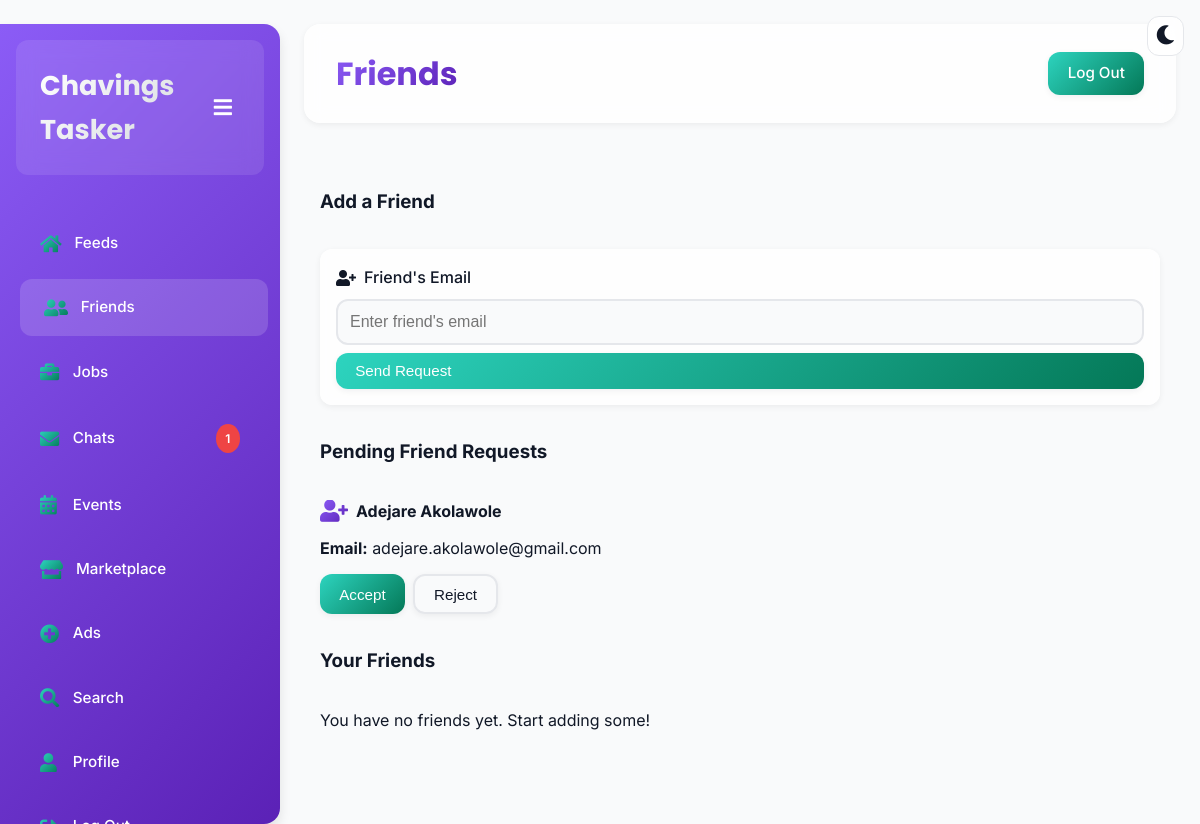
The app's page /friends.php (signed in) with its own data.
### tables this page shows
CREATE TABLE `friends` (
  `id` int(11) NOT NULL,
  `user_id` int(11) NOT NULL,
  `friend_id` int(11) NOT NULL,
  `status` enum('pending','accepted','rejected') DEFAULT 'pending',
  `created_at` timestamp NOT NULL DEFAULT current_timestamp()
);

CREATE TABLE `users` (
  `id` int(11) NOT NULL,
  `first_name` varchar(100) NOT NULL,
  `last_name` varchar(100) NOT NULL,
  `email` varchar(255) NOT NULL,
  `password` varchar(255) NOT NULL,
  `phone` varchar(20) NOT NULL,
  `address` varchar(255) NOT NULL,
  `role` enum('Client','Lancer') NOT NULL,
  `is_admin` tinyint(1) NOT NULL DEFAULT 0,
  `balance` decimal(10,2) DEFAULT 0.00,
  `is_verified` tinyint(1) DEFAULT 0,
  `created_at` timestamp NOT NULL DEFAULT current_timestamp(),
  `profile_picture` varchar(255) DEFAULT NULL,
  `bio` text DEFAULT NULL,
  `skills` text DEFAULT NULL,
  `portfolio` text DEFAULT NULL,
  `social_links` text DEFAULT NULL,
  `verified` tinyint(1) DEFAULT 0,
  `featured_until` datetime DEFAULT NULL
);

### friends.php (the view, shortened to what this page needs)
<?php
require_once 'db.php';
$pending_stmt = $pdo->prepare("
    SELECT f.*, u.first_name, u.last_name, u.email
    FROM friends f
    JOIN users u ON f.user_id = u.id
    WHERE f.friend_id = ? AND f.status = 'pending'
");
$pending_stmt->execute([$_SESSION['user_id']]);
$pending_requests = $pending_stmt->fetchAll(PDO::FETCH_ASSOC);
$friends_stmt = $pdo->prepare("
    SELECT u.*
    FROM friends f
    JOIN users u ON f.friend_id = u.id
    WHERE f.user_id = ? AND f.status = 'accepted'
    UNION
    SELECT u.*
    FROM friends f
    JOIN users u ON f.user_id = u.id
    WHERE f.friend_id = ? AND f.status = 'accepted'
");
$friends_stmt->execute([$_SESSION['user_id'], $_SESSION['user_id']]);
$friends = $friends_stmt->fetchAll(PDO::FETCH_ASSOC);
$unread_stmt = $pdo->prepare("SELECT COUNT(*) as unread_count FROM messages WHERE receiver_id = ? AND is_read = FALSE");
$unread_stmt->execute([$_SESSION['user_id']]);
$unread_count = $unread_stmt->fetch(PDO::FETCH_ASSOC)['unread_count'];
?>
<!DOCTYPE html>
<html lang="en" data-theme="light">
<head>
    <link rel="stylesheet" href="friends.css">
    <link rel="stylesheet" href="https://cdnjs.cloudflare.com/ajax/libs/font-awesome/5.15.4/css/all.min.css">
</head>
<body>
    <button class="theme-toggle" onclick="toggleTheme()" aria-label="Toggle light/dark mode"><i class="fas fa-moon"></i></button>
    <div class="sidebar" id="sidebar">
        <div class="sidebar-header">
            <div class="logo">Chavings Tasker</div>
            <button class="toggle-btn" onclick="toggleSidebar()" aria-label="Toggle sidebar"><i class="fas fa-bars"></i></button>
        </div>
        <nav class="sidebar-nav">
            <a href="dashboard.php"><i class="fas fa-home"></i> <span>Feeds</span></a>
            <a href="friends.php" class="active"><i class="fas fa-user-friends"></i> <span>Friends</span></a>
            <a href="apply_job.php"><i class="fas fa-briefcase"></i> <span>Jobs</span></a>
            <a href="messages.php"><i class="fas fa-envelope"></i> <span>Chats</span>
                <?php if ($unread_count > 0): ?>
                    <span class="message-badge"><?php echo $unread_count; ?></span>
                <?php endif; ?>
            </a>
            <a href="events.php"><i class="fas fa-calendar-alt"></i> <span>Events</span></a>
            <a href="marketplace.php"><i class="fas fa-store"></i> <span>Marketplace</span></a>
            <a href="post_ad.php"><i class="fas fa-plus-circle"></i> <span>Ads</span></a>
            <a href="search.php"><i class="fas fa-search"></i> <span>Search</span></a>
            <a href="profile.php"><i class="fas fa-user"></i> <span>Profile</span></a>
            <a href="logout.php"><i class="fas fa-sign-out-alt"></i> <span>Log Out</span></a>
        </nav>
    </div>
    <div class="main-content">
        <header class="header">
            <h2>Friends</h2>
            <a href="logout.php" class="cta-btn" aria-label="Log out">Log Out</a>
        </header>
        <section class="dashboard-section">
            <div class="container">
                <h3>Add a Friend</h3>
                <form method="POST" class="input-group">
                    <label for="friend_email"><i class="fas fa-user-plus"></i> Friend's Email</label>
                    <input type="email" name="friend_email" id="friend_email" placeholder="Enter friend's email" required aria-required="true">
                    <button type="submit" class="cta-btn" aria-label="Send friend request">Send Request</button>
                </form>
                <h3>Pending Friend Requests</h3>
                <?php if (empty($pending_requests)): ?>
                    <p>No pending friend requests.</p>
                <?php else: ?>
                    <?php foreach ($pending_requests as $request): ?>
                        <div class="feed-card">
                            <div class="card-header">
                                <i class="fas fa-user-plus"></i>
                                <h4><?php echo htmlspecialchars($request['first_name'] . ' ' . $request['last_name']); ?></h4>
                            </div>
                            <p><strong>Email:</strong> <?php echo htmlspecialchars($request['email']); ?></p>
                            <form method="POST" class="friend-actions">
                                <button type="submit" name="action" value="accept" class="cta-btn" aria-label="Accept friend request">Accept</button>
                                <button type="submit" name="action" value="reject" class="cta-btn secondary" aria-label="Reject friend request">Reject</button>
                            </form>
                        </div>
                    <?php endforeach; ?>
                <?php endif; ?>
                <h3>Your Friends</h3>
                <?php if (empty($friends)): ?>
                    <p>You have no friends yet. Start adding some!</p>
                <?php endif; ?>
            </div>
        </section>
    </div>
</body>
</html>

### records on screen
friends: user.last_name "Adejare Akolawole", user.email "adejare.akolawole@gmail.com"

### other values on screen
$unread_count "1"
